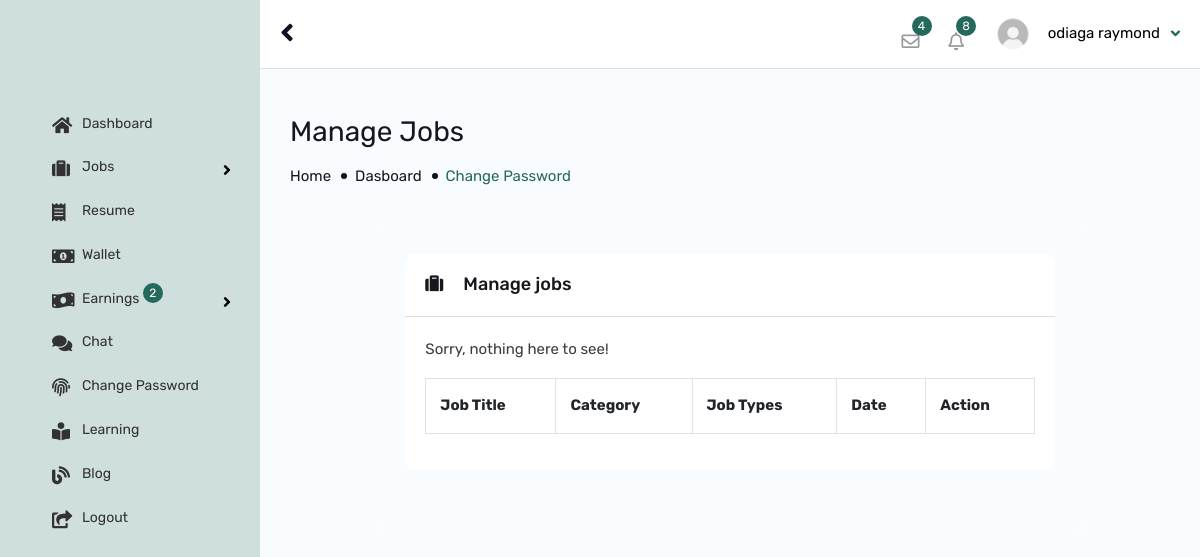
The page /job/manage-job/ (signed in) on the database its author committed.
### app_user/models.py (models this page shows, shortened)
class AppUser(models.Model):
    qr_photo = models.FileField(upload_to='account_files/profile_photos/', blank=True, default="default_files/default_face.jpg")
    user = models.OneToOneField(User, on_delete=models.CASCADE)
    account_type = models.CharField(default="candidate",max_length=10)
    cprofile_status = models.BooleanField(default=False)
    cv = models.FileField(upload_to='account_files/profile_photos/', blank=True, default="default_files/default_face.jpg")
    profile_photo = models.FileField(upload_to='account_files/profile_photos/', blank=True, default="default_files/default_face.jpg")
    address = models.TextField(default=" ")
    country = models.CharField(default=" ",max_length=100)
    postcode = models.CharField(default=" ",max_length=100, blank=True, null=True)
    language = models.CharField(default=" ",max_length=100, blank=True, null=True)
    job_category = models.CharField(default=" ",max_length=100, blank=True, null=True)
    city = models.CharField(default=" ",max_length=100, blank=True, null=True)
    experience = models.CharField(default=" ",max_length=100, blank=True, null=True)
    current_salary = models.CharField(default=" ",max_length=100, blank=True, null=True)
    expected_salary = models.CharField(default=" ",max_length=100, blank=True, null=True)
    phone_no = models.CharField(default=" ",max_length=15)
    age = models.CharField(default="dd/mm/yyyy",max_length=55)
    gender = models.CharField(default=" ",max_length=10)
    facebook_link = models.CharField(default="",max_length=100, blank=True, null=True)
    twitter_link = models.CharField(default="",max_length=100, blank=True, null=True)
    instagram_link = models.CharField(default="",max_length=100, blank=True, null=True)
    linkedin_link = models.CharField(default="",max_length=100, blank=True, null=True)
    github_link = models.CharField(default="",max_length=100, blank=True, null=True)
    discord_link = models.CharField(default="",max_length=100, blank=True, null=True)
    agency_name = models.CharField(default="",max_length=30, null=True)
    rank = models.CharField(default="1",max_length=30, null=True)
    ranks = models.CharField(default="1",max_length=30, null=True)
    rankers = models.CharField(default="1",max_length=30, null=True)
    charge = models.CharField(default="0",max_length=30, null=True)
    bio = models.TextField(default="This agency have not updated their bio..", null=True)
    agency_logo = models.FileField(upload_to='account_files/profile_photos/', blank=True, default="default_files/default_face.jpg")
    resume = models.ForeignKey(Resume, on_delete=models.CASCADE, null=True)
    otp_code = models.CharField(default="none",max_length=10)
    ec_status = models.BooleanField(default=False)
    status = models.BooleanField(default=False)
    wallet_address = models.CharField(default="null",max_length=100)
    wallet_key = models.CharField(default="null",max_length=100)
    pub_date = models.DateTimeField(default=timezone.now)

### job/views.py (the view)
# urls.py: path("manage-job/", views.ManageJobView, name="manage_job"),
def ManageJobView(request):
    app_user = AppUser.objects.get(user__pk=request.user.id)
    app_users = AppUser.objects.all()
    if request.method == "POST":
        pass
    else:
        jobs = Job.objects.filter(app_user=app_user)
        context = {"app_user": app_user, "jobs": jobs}
        return render(request, "job/manage_job.html", context)

### job/templates/job/manage_job.html (shortened to what this page needs)
{% extends 'app_user/auth_base.html' %}
{% load static %}
{% load humanize %}
{% block content %}
{% include "app_user/header.html" %}
{% include "app_user/sidebar.html" %}
        <div id="content">
            <div class="content-admin-main">
                <div class="wt-admin-right-page-header clearfix">
                    <h2>Manage Jobs</h2>
                    <div class="breadcrumbs"><a href="#">Home</a><a href="#">Dasboard</a><span>Change Password</span></div>
                </div>
                <div class="container">
                    <div class="row">
                        {% include "app_user/sidebar.html" %}
                        <div class="col-xl-1 col-lg-2 col-md-12 m-b30">
                        </div>
                        <div class="col-xl-10 col-lg-8 col-md-12 m-b30">
                            <div class="twm-right-section-panel site-bg-gray">
                                <form>
                                    <div class="panel panel-default">
                                        <div class="panel-heading wt-panel-heading p-a20">
                                            <h4 class="panel-tittle m-a0"><i class="fa fa-suitcase"></i>Manage jobs</h4>
                                        </div>
                                        <div class="panel-body wt-panel-body m-b30 ">
                                            <div class="twm-D_table p-a20 table-responsive">
                                                <table id="jobs_bookmark_table" class="table table-bordered twm-bookmark-list-wrap">
                                                    <thead>
                                                        <tr>
                                                            <th>Job Title</th>
                                                            <th>Category</th>
                                                            <th>Job Types</th>
                                                            <th>Date</th>
                                                            <th>Action</th>
                                                        </tr>
                                                    </thead>
                                                    <tbody>
                                                        {% if jobs %}
                                                            {% for item in jobs %}
                                                        <tr>
                                                            <td>
                                                                <div class="twm-bookmark-list">
                                                                    <div class="twm-mid-content">
                                                                        <a href="#" class="twm-job-title">
                                                                            <h4>{{ item.title }}</h4>
                                                                        </a>
                                                                    </div>
                                                                </div>
                                                            </td>
                                                            <td>{{ item.category }}</td>
                                                            <td><div class="twm-jobs-category"><span class="twm-bg-green">{{ item.job_type }}</span></div></td>
                                                            <td>
                                                                <span class="text-clr-green2">{{ item.pub_date }}</span>
                                                            </td>
                                                            <td>
                                                                <div class="twm-table-controls">
                                                                    <ul class="twm-DT-controls-icon list-unstyled">
                                                                        <li>
                                                                            <a href="{% url 'job:job_applications' item.id %}" title="See Who Applied" type="button" data-bs-toggle="tooltip" data-bs-placement="top">
                                                                                <span class="fa fa-eye"></span>
                                                                            </a>
                                                                        </li>
                                                                        <li>
                                                                            <a href="{% url 'job:edit_job' item.id %}" title="Edit" type="button" data-bs-toggle="tooltip" data-bs-placement="top">
                                                                                <span class="fa fa-edit"></span>
                                                                            </a>
                                                                        </li>
                                                                    </ul>
                                                                </div>
                                                            </td>
                                                        </tr>
                                                        {% endfor %}
                                                        {% else %}
                                                            <p>Sorry, nothing here to see!</p>
                                                        {% endif %}
                                                    </tbody>
                                                </table>
                                            </div>
                                        </div>
                                    </div>
                                </form>
                            </div>
                        </div>
                    </div>
                </div>
            </div>
        </div>
{% endblock %}

### app_user/templates/app_user/header.html (shortened to what this page needs)
{% load static %}
        <header id="header-admin-wrap" class="header-admin-fixed">
            <div id="header-admin">
                <div class="container">
                    <div class="header-left">
                        <div class="nav-btn-wrap">
                            <a class="nav-btn-admin" id="sidebarCollapse">
                                <span class="fa fa-angle-left"></span>
                            </a>
                        </div>
                    </div>
                    <div class="header-right">
                        <ul class="header-widget-wrap">
                            <li class="header-widget dashboard-message-dropdown">
                                <div class="dropdown">
                                    <a href="javascript:;" class="dropdown-toggle jobzilla-admin-messange" id="ID-MSG_dropdown" data-bs-toggle="dropdown">
                                        <i class="far fa-envelope"></i>
                                        <span class="notification-animate">4</span>
                                    </a>
                                </div>
                            </li>
                            <li class="header-widget dashboard-noti-dropdown">
                                <div class="dropdown">
                                    <a  href="javascript:;" class="dropdown-toggle jobzilla-admin-notification" id="ID-NOTI_dropdown" data-bs-toggle="dropdown">
                                        <i class="far fa-bell"></i>
                                        <span class="notification-animate">8</span>
                                    </a>
                                </div>
                            </li>
                            <li class="header-widget">
                                <div class="dashboard-user-section">
                                    <div class="listing-user">
                                        <div class="dropdown">
                                            <a href="javascript:;" class="dropdown-toggle" id="ID-ACCOUNT_dropdown" data-bs-toggle="dropdown">
                                                <div class="user-name text-black">
                                                    <span>
                                                        <img src="{{ app_user.profile_photo.url }}" alt="">
                                                    </span>{{ app_user.user.first_name }} {{ app_user.user.last_name }}
                                                </div>
                                            </a>
                                        </div>
                                    </div>
                               </div>
                            </li>
                        </ul>
                    </div>
                </div>
            </div>
        </header>

### rows shown on the page
AppUser: profile_photo (placeholder picture), user.first_name "odiaga", user.last_name "raymond"
